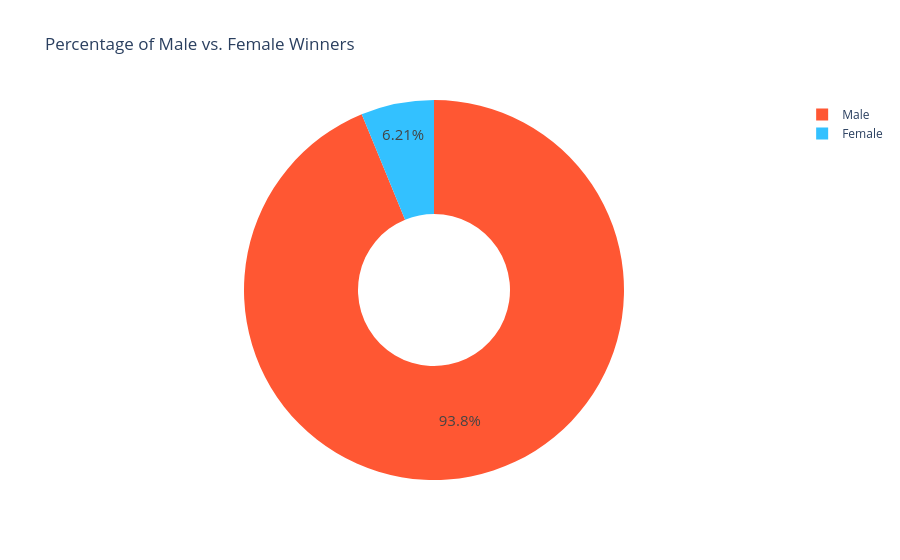

The notebook cell saved with this chart:
### Markdown cell above
This code converts the prize_share column from a fraction string (like "1/2") into a decimal number. It splits the string into numerator and denominator, converts them to numeric values, and then divides to get the actual prize share as a percentage. The result is stored in a new column share_pct.

### Code cell
biology = df_data.sex.value_counts()

fig.update_traces(textposition='inside', 
                  textfont_size=15, 
                  textinfo='percent',
                  marker_colors=['#FF5733', '#33C1FF'])  

fig.show()

### Figure 1 — Plotly figure (JSON) as saved in the notebook; plotly's stock layout.template omitted (floating-point values rounded to 4 significant figures)
{"data": [{"domain": {"x": [0, 1], "y": [0, 1]}, "hole": 0.4, "hovertemplate": "label=%{label}<br>value=%{value}<extra></extra>", "labels": ["Male", "Female"], "legendgroup": "", "marker": {"colors": ["#FF5733", "#33C1FF"]}, "name": "", "showlegend": true, "textfont": {"size": 15}, "textinfo": "percent", "textposition": "inside", "type": "pie", "values": [876, 58]}], "layout": {"legend": {"tracegroupgap": 0}, "title": {"text": "Percentage of Male vs. Female Winners"}}}
